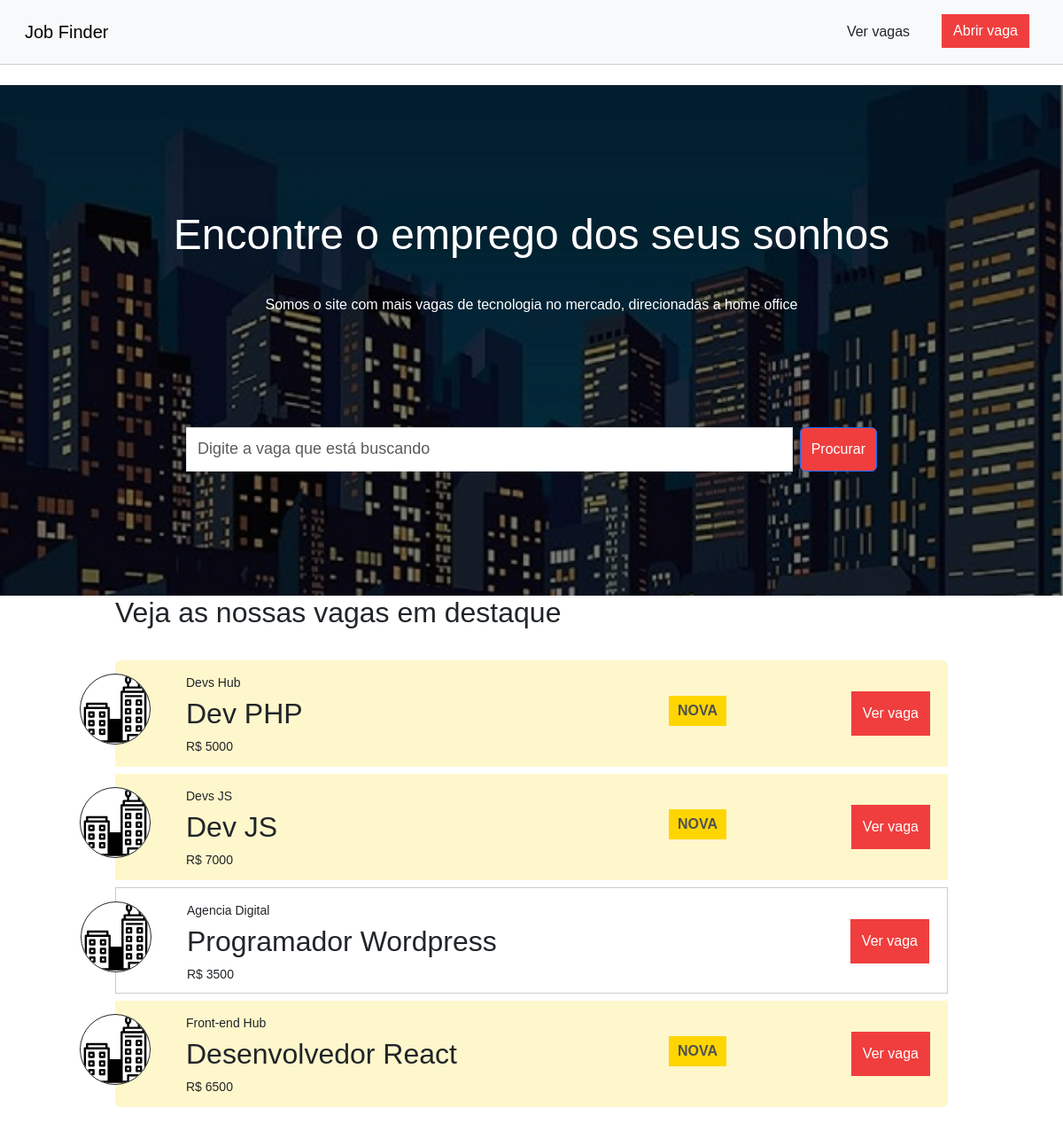
Before: / with the older database file.
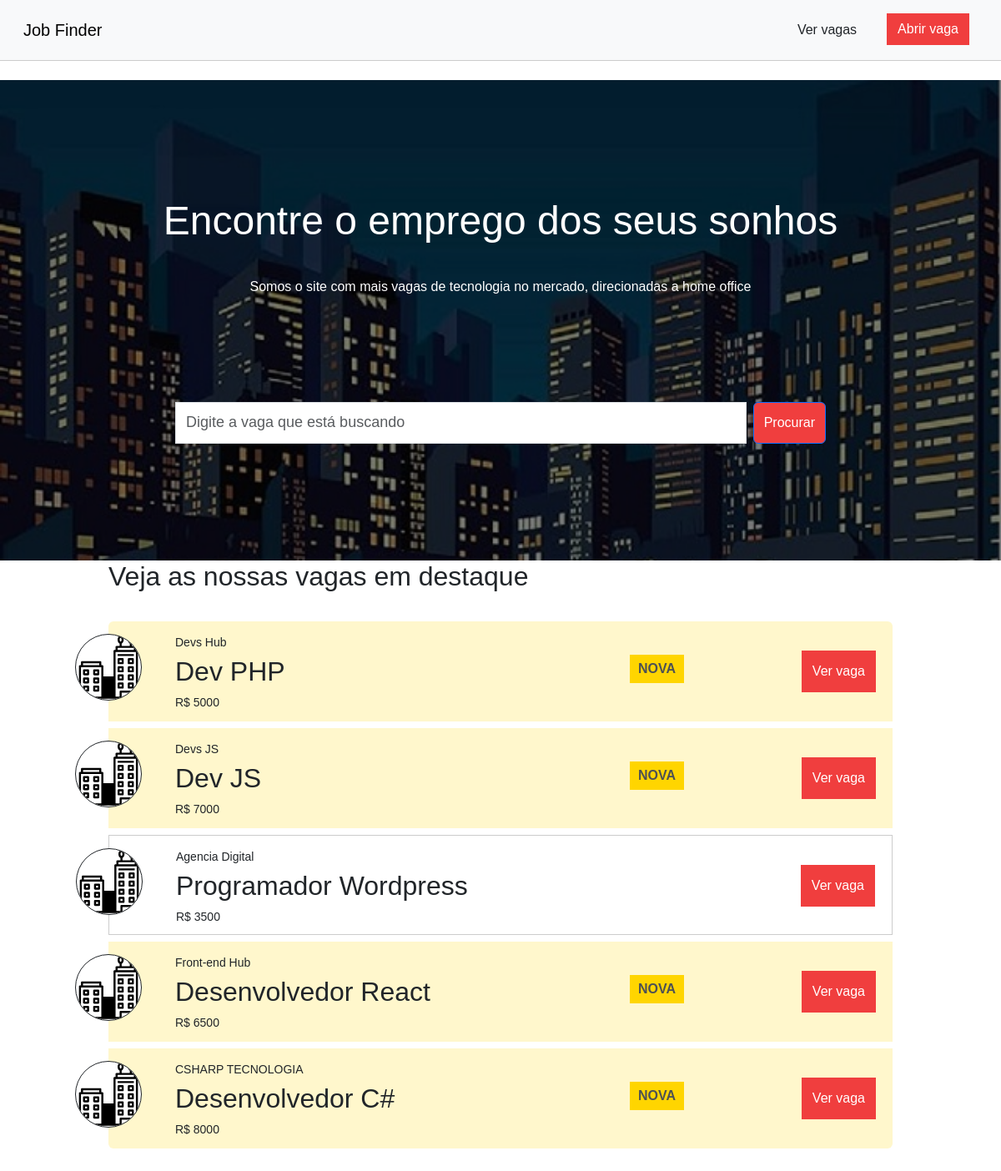
After: the same page with the newer database file.
### job_finder/models.py (models this page shows)
class Jobs(models.Model):
    title = models.TextField(blank=True, null=True)
    salary = models.TextField(blank=True, null=True)
    company = models.TextField(blank=True, null=True)
    email = models.TextField(blank=True, null=True)
    new_job = models.IntegerField(blank=True, null=True)
    createdat = models.TextField(db_column='createdAt', blank=True, null=True)  # Field name made lowercase.
    updatedat = models.TextField(db_column='updatedAt', blank=True, null=True)  # Field name made lowercase.
    description = models.TextField(blank=True, null=True)
    class Meta:
        managed = False
        db_table = 'jobs'

### job_finder/views.py (the view)
# urls.py: path('', views.index, name='index'),
def index(request):
    search = request.GET.get('job', '')
    if search:
        jobs = Jobs.objects.filter(title__icontains=search)
    else:
        jobs = Jobs.objects.all()
    return render(request, 'index.html', {'jobs': jobs, 'search': search})

### job_finder/templates/index.html (shortened to what this page needs)
{% extends 'base.html' %}
{% load static %}
{% block content %}
<div id="top-container" class="container-fluid">
    <h1 id="main-title" class="text-center">Encontre o emprego dos seus sonhos</h1>
    <p id="main-subtitle" class="text-center">Somos o site com mais vagas de tecnologia no mercado, direcionadas a home office</p>
    <form id="search-form" class="d-flex" action="{% url 'index' %}" method="get">
        <input type="text" class="form-control me-2" id="job" name="job" placeholder="Digite a vaga que está buscando">
        <button type="submit" class="btn btn-primary">Procurar</button>
    </form>
</div>
<main>
    <div id="jobs-container" class="container">
        <div class="row">
            <div class="col-md-12">
                {% if search %}
                    <h2 id="job-list-title">Buscando vagas que contem: {{ search }}</h2>
                {% else %}
                    <h2 id="job-list-title">Veja as nossas vagas em destaque</h2>
                {% endif %}
                <ul id="job-list" class="list-group">
                    {% for job in jobs %}
                    <li class="list-group-item{% if job.new_job %} new-job{% endif %}">
                        <img src="{% static 'job_finder/company.svg' %}" alt="Company">
                        <p>{{ job.company }}</p>
                        <h2>{{ job.title }}</h2>
                        <p>R$ {{ job.salary }}</p>
                        {% if job.new_job %}
                            <span class="new-job-label">Nova</span>
                        {% endif %}
                        <a class="btn btn-primary" href="{% url 'view_job' job.id %}">Ver vaga</a>
                    </li>
                    {% empty %}
                    <li class="list-group-item">Nenhuma vaga encontrada.</li>
                    {% endfor %}
                </ul>
            </div>
        </div>
    </div>
</main>
{% endblock %}

### job_finder/templates/base.html (shortened to what this page needs)
{% load static %}
<!DOCTYPE html>
<html lang="pt-br">
<head>
    <link href="https://cdn.jsdelivr.net/npm/bootstrap@5.3.6/dist/css/bootstrap.min.css" rel="stylesheet">
    <link rel="stylesheet" href="{% static 'job_finder/styles.css' %}">
</head>
<body>
    <header>
        <nav class="navbar fixed-top navbar-expand-lg navbar-light bg-light">
            <div class="container-fluid">
                <a class="navbar-brand" href="{% url 'index' %}">Job Finder</a>
                <div class="collapse navbar-collapse" id="navbarNav">
                    <ul class="navbar-nav ms-auto">
                        <li class="nav-item">
                            <a class="nav-link" href="{% url 'index' %}">Ver vagas</a>
                        </li>
                        <li class="nav-item">
                            <a class="btn btn-primary ms-2" href="{% url 'add_job' %}">Abrir vaga</a>
                        </li>
                    </ul>
                </div>
            </div>
        </nav>
    </header>
    <main class="pt-5 mt-5">
        {% block content %}{% endblock %}
    </main>
</body>
</html>

### job_finder/static/job_finder/styles.css (style rules this page uses)
* { box-sizing: border-box; font-family: Arial, Helvetica, sans-serif; }
.navbar { padding: 1rem; border-bottom: 1px solid #CCC; }
.navbar .nav-item a { color: #212529; }
.nav-item { margin: 0 10px; }
.navbar .nav-item .btn { color: #FFF; background-color: #F03E3E; border: 1px solid transparent; border-radius: 0; transition: background-color 0.3s, color 0.3s, border-color 0.3s; }
#top-container { position: relative; padding: 110px; background-image: url("banner_2.jpg"); background-size: cover; background-repeat: no-repeat; background-position: center; min-height: 400px; color: #FFF; overflow: hidden; z-index: 1; }
#top-container::before { content: ""; position: absolute; top: 0; left: 0; width: 100%; height: 100%; background-color: rgba(0, 0, 0, 0.5); z-index: 0; }
#top-container > * { position: relative; z-index: 1; }
#main-title { padding: 30px 0; font-size: 3rem; }
#main-subtitle { padding-bottom: 80px; font-size: 1rem; }
#search-form { padding: 30px 100px; }
#search-form input { height: 50px; font-size: 18px; border-radius: 0; }
#search-form button { color: #FFF; background-color: #F03E3E; }
#jobs-container { padding: 0 100px; padding-bottom: 50px; }
#job-list .list-group-item { margin-bottom: 8px; border: 1px solid #CCC; padding: 15px 80px; color: #212529; height: 120px; }
#job-list .list-group-item p { font-size: 14px; margin-bottom: 5px; }
#job-list .list-group-item.new-job { border: none; background-color: #FFF7CC; }
#job-list-title { margin-bottom: 35px; }
.list-group-item img { width: 80px; border: 1px solid #212529; border-radius: 50%; background-color: #FFF; position: absolute; left: -40px; top: calc(50% -40px); }
.list-group-item a { position: absolute; right: 20px; top: 35px; height: 50px; line-height: 35px; background-color: #F03E3E; border: 1px solid transparent; border-radius: 0; color: #FFF; transition: background-color 0.3s, color 0.3s, border-color 0.3s; }
.new-job-label { background-color: #FFD500; color: #4D5154; text-transform: uppercase; font-weight: bold; padding: 5px 10px; position: absolute; right: 250px; top: 40px; display: none; }
.new-job .new-job-label { display: block; }

Changed rows visible on the page:
added Jobs: company "CSHARP TECNOLOGIA", title "Desenvolvedor C#", salary "8000", new_job "NOVA"
